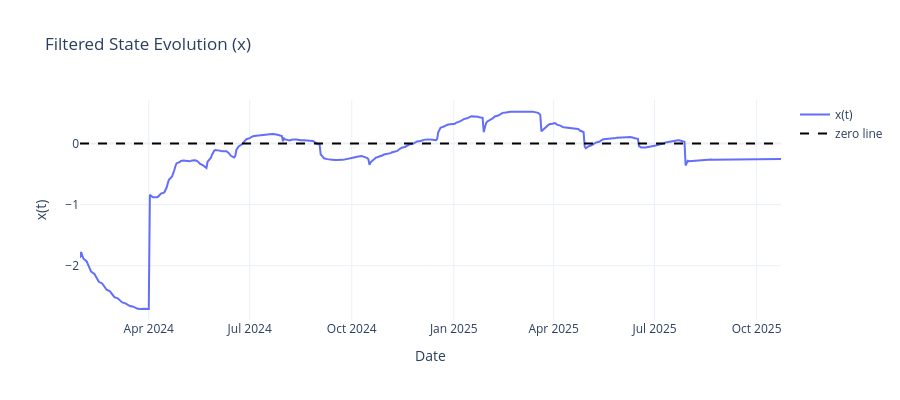
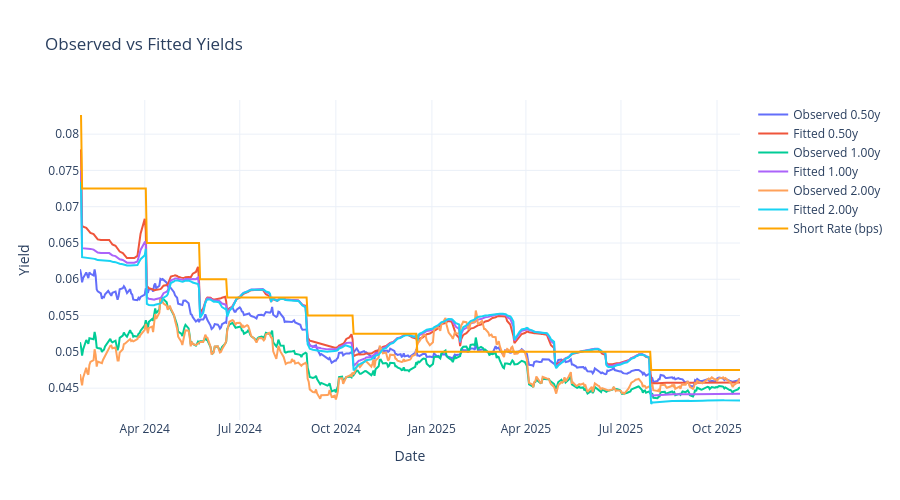

Notebook source saved alongside these figures, in order:
### Code cell
fig_x = go.Figure()
fig_x.add_trace(go.Scatter(
    x=obs_index, y=x_filt, mode='lines',
    name='x(t)', line=dict(width=2)
))
fig_x.add_trace(go.Scatter(
    x=[obs_index[0], obs_index[-1]], y=[0, 0],
    mode='lines', name='zero line',
    line=dict(color='black', dash='dash')
))
fig_x.update_layout(
    title="Filtered State Evolution (x)",
    xaxis_title="Date",
    yaxis_title="x(t)",
    template="plotly_white",
    height=400
)
fig_x.show()

fig_curve = go.Figure()
for j, lbl in enumerate(tenor_labels):
    fig_curve.add_trace(go.Scatter(
        x=obs_index, y=obs_series[:, j],
        mode='lines', name=f'Observed {lbl}',
        line=dict(width=2)
    ))
    fig_curve.add_trace(go.Scatter(
        x=obs_index, y=fit_series[:, j],
        mode='lines', name=f'Fitted {lbl}',
        line=dict(width=2)
    ))

fig_curve.add_trace(go.Scatter(
    x=obs_index, y=short_rate,
    mode='lines', name='Short Rate (bps)',
    line=dict(width=2, color='orange')
))

fig_curve.update_layout(
    title=f"Observed vs Fitted {'Yields' if use_yields else 'Discounts'}",
    xaxis_title="Date",
    yaxis_title="Yield" if use_yields else "Discount",
    template="plotly_white",
    height=500
)
fig_curve.show()

### Figure 1 — Plotly figure (JSON) as saved in the notebook; plotly's stock layout.template omitted (floating-point values rounded to 4 significant figures; data arrays with more than 128 entries replaced by an {"elided": "..."} marker saying what was removed)
{"data": [{"line": {"width": 2}, "mode": "lines", "name": "x(t)", "type": "scatter", "x": {"elided": "430 str values"}, "y": {"elided": "430 float values"}}, {"line": {"color": "black", "dash": "dash"}, "mode": "lines", "name": "zero line", "type": "scatter", "x": ["2024-01-30T00:00:00", "2025-10-23T00:00:00"], "y": [0, 0]}], "layout": {"height": 400, "title": {"text": "Filtered State Evolution (x)"}, "xaxis": {"title": {"text": "Date"}}, "yaxis": {"title": {"text": "x(t)"}}}}

### Figure 2 — Plotly figure (JSON) as saved in the notebook; plotly's stock layout.template omitted (floating-point values rounded to 4 significant figures; data arrays with more than 128 entries replaced by an {"elided": "..."} marker saying what was removed)
{"data": [{"line": {"width": 2}, "mode": "lines", "name": "Observed 0.50y", "type": "scatter", "x": {"elided": "430 str values"}, "y": {"elided": "430 float values"}}, {"line": {"width": 2}, "mode": "lines", "name": "Fitted 0.50y", "type": "scatter", "x": {"elided": "430 str values"}, "y": {"elided": "430 float values"}}, {"line": {"width": 2}, "mode": "lines", "name": "Observed 1.00y", "type": "scatter", "x": {"elided": "430 str values"}, "y": {"elided": "430 float values"}}, {"line": {"width": 2}, "mode": "lines", "name": "Fitted 1.00y", "type": "scatter", "x": {"elided": "430 str values"}, "y": {"elided": "430 float values"}}, {"line": {"width": 2}, "mode": "lines", "name": "Observed 2.00y", "type": "scatter", "x": {"elided": "430 str values"}, "y": {"elided": "430 float values"}}, {"line": {"width": 2}, "mode": "lines", "name": "Fitted 2.00y", "type": "scatter", "x": {"elided": "430 str values"}, "y": {"elided": "430 float values"}}, {"line": {"color": "orange", "width": 2}, "mode": "lines", "name": "Short Rate (bps)", "type": "scatter", "x": {"elided": "430 str values"}, "y": {"elided": "430 float values"}}], "layout": {"height": 500, "title": {"text": "Observed vs Fitted Yields"}, "xaxis": {"title": {"text": "Date"}}, "yaxis": {"title": {"text": "Yield"}}}}
